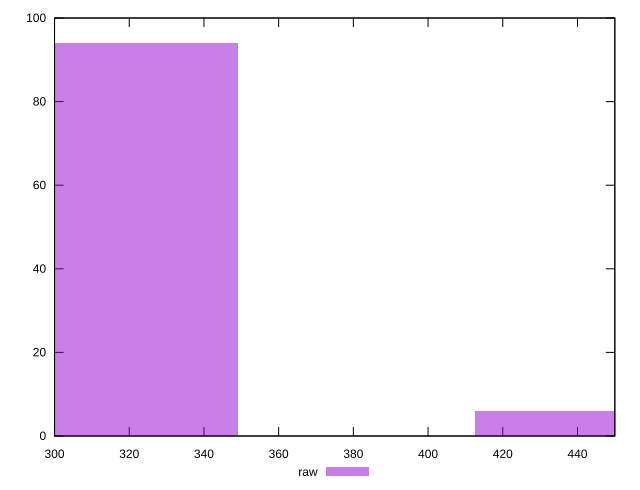

Write gnuplot code to recreate this figure.
reset

$raw <<EOF
317.34587298926203 94
444.2842221849668 6
EOF

set key outside below
set boxwidth 63.4691745978524
set xrange [300:450]
set yrange [0:100]
set trange [0:100]
set style fill transparent solid 0.5 noborder
set terminal svg size 640, 490 enhanced background rgb 'white'
set output "report_00012_2021-02-09T11:01:39.952Z/uses-text-compression/samples/pages+cached+noadtech+nomedia/raw/histogram.svg"

plot $raw title "raw" with boxes

reset
